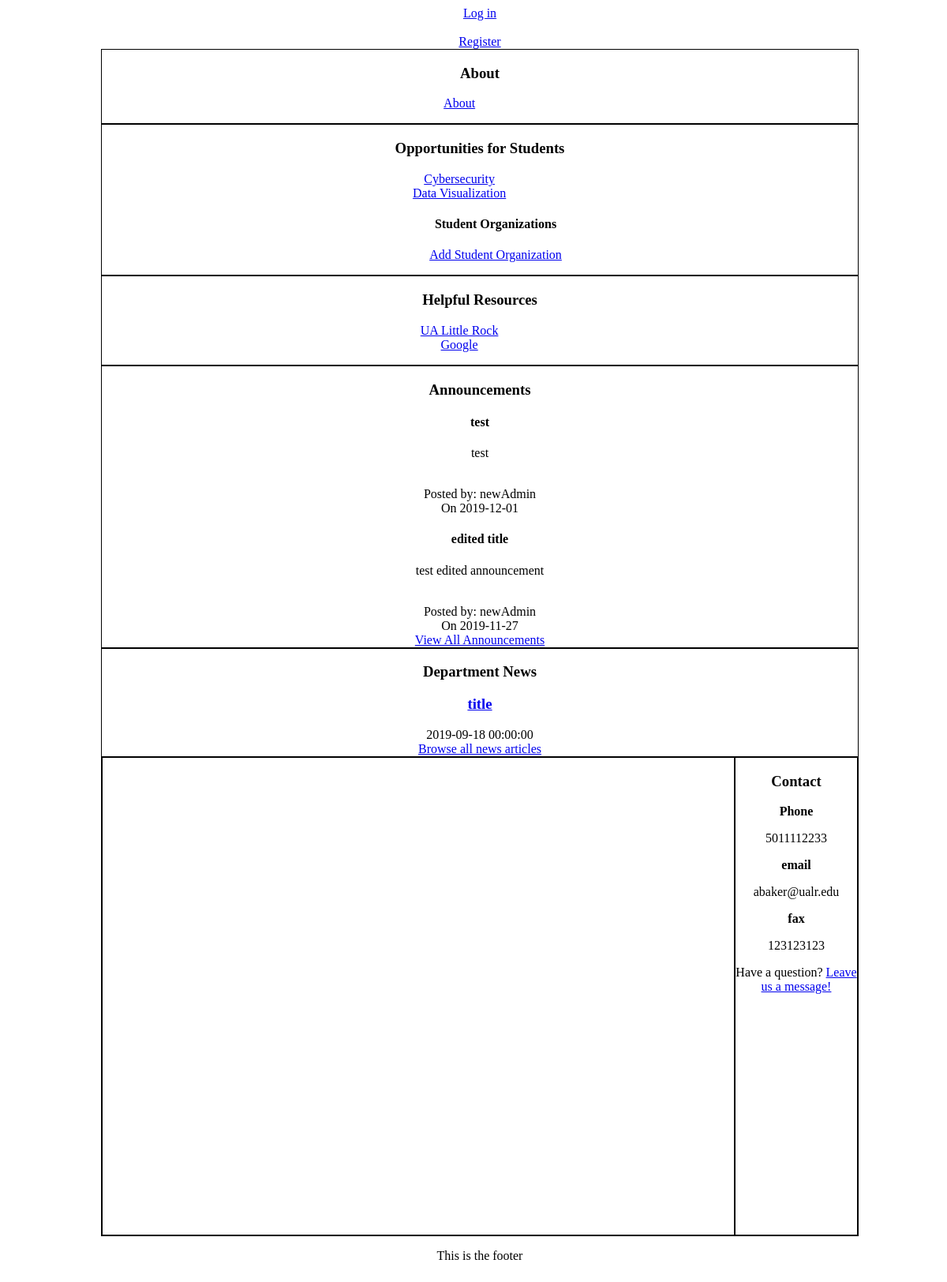
The page / on the database its author committed.
### tables this page shows
CREATE TABLE IF NOT EXISTS `about_info` (
  `id` int(11) NOT NULL AUTO_INCREMENT,
  `title` varchar(255) NOT NULL,
  `content` text NOT NULL,
  PRIMARY KEY (`id`)
);

CREATE TABLE IF NOT EXISTS `opportunities` (
  `opp_id` int(11) NOT NULL AUTO_INCREMENT,
  `opp_title` varchar(255) NOT NULL,
  `opp_description` text NOT NULL,
  PRIMARY KEY (`opp_id`)
);

CREATE TABLE IF NOT EXISTS `resources` (
  `resource_id` int(11) NOT NULL AUTO_INCREMENT,
  `resource_name` varchar(255) NOT NULL,
  `resource_link` varchar(255) NOT NULL,
  PRIMARY KEY (`resource_id`)
);

CREATE TABLE IF NOT EXISTS `announcements` (
  `announcement_id` int(11) NOT NULL AUTO_INCREMENT,
  `content` text NOT NULL,
  `created` date NOT NULL,
  `posted_by` varchar(255) NOT NULL,
  `announcement_title` varchar(255) NOT NULL,
  PRIMARY KEY (`announcement_id`)
);

CREATE TABLE IF NOT EXISTS `articles` (
  `poster` varchar(100) NOT NULL,
  `created` datetime NOT NULL,
  `title` varchar(255) NOT NULL,
  `content` mediumtext NOT NULL,
  `post_id` int(11) NOT NULL AUTO_INCREMENT,
  PRIMARY KEY (`post_id`)
);

CREATE TABLE IF NOT EXISTS `contact_info` (
  `contact_id` int(11) NOT NULL AUTO_INCREMENT,
  `contact_title` varchar(255) NOT NULL,
  `contact_content` varchar(255) NOT NULL,
  PRIMARY KEY (`contact_id`)
);

### index.php (the view, shortened to what this page needs)
<?php
include('header.php');
include('db_connect.php');
?>
<link rel='stylesheet' href='css/index.css'>
<?php
if (isset($_SESSION["loggedin"])) {
    echo "<a href='logout.php'>Log Out</a>";
} else {
    echo "<a href='login.php'>Log in</a><br><a href='register.php'>Register</a>";
}
echo "<div class='column'>";
echo "<div class='about_widget widget'>";
echo "<h3>About</h3>";
$sql = "SELECT * FROM about_info";
$result = $conn->query($sql);
echo "<ul>";
while($row = $result->fetch_assoc()){
    echo "<li><a href='about.php?title=" . $row["title"] . "'>" . $row["title"] . "</a></li>";
}
echo "</ul>";
echo "</div>";
echo "<div class='opportunity_widget widget'>";
echo "<h3>Opportunities for Students</h3><ul>";
$sql = "SELECT * FROM opportunities";
$result = $conn->query($sql);
while ($row = $result->fetch_assoc()) {
    echo "<li><a href='opportunity_page.php?id=" . $row["opp_id"] . "'>" . $row["opp_title"] . "</a></li>";
}
echo "<h4>Student Organizations</h4>";
echo "<a href='add_org.php'>Add Student Organization</a>";
echo "</div>";
echo "<div class='resources_widget widget'>";
echo "<h3>Helpful Resources</h3>";
echo "<ul>";
$sql = "SELECT * FROM resources";
$result = $conn->query($sql);
while($row = $result->fetch_assoc()){
    echo "<li><a href='" . $row["resource_link"] . "' class='resource-link'>" . $row["resource_name"] . "</a></li>";
}
echo "</ul>";
echo "</div>";
echo "</div>";
echo "<div class='column'>";
echo "<div class='announcement_widget widget'>";
echo "<h3>Announcements</h3>";
$sql = "SELECT * FROM announcements ORDER BY created DESC LIMIT 3";
$result = $conn->query($sql);
while ($row = $result->fetch_assoc()) {
    echo "<div class='announcement_item'><h4>" . $row["announcement_title"] . "</h4>" . $row["content"] . "<br>Posted by: " . $row["posted_by"] . "<br>On " . $row["created"] . "</div>";
}
echo "<a href='announcements.php'>View All Announcements</a>";
echo "</div>";
echo "<div class='news_widget widget'>";
echo "<h3>Department News</h3>";
$sql = "SELECT * FROM articles WHERE post_id != 13 ORDER BY created DESC LIMIT 5";
$result = $conn->query($sql);
while ($row = $result->fetch_assoc()) {
    echo "<div class='news_article'><h3><a href='article.php?id=" . $row["post_id"] . "'>" . $row["title"] . "</a></h3>" . $row["created"];
}
echo "<br><a href='news.php'>Browse all news articles</a>";
echo "</div>";
echo "<div class='calendar_contact_group'>";
echo "<div class='calendar_widget widget'>";
?>
<iframe src="https://calendar.google.com/calendar/embed?height=600&amp;wkst=1&amp;bgcolor=%23ffffff&amp;ctz=America%2FChicago&amp;src=c2FtdHVycmV0MzFAZ21haWwuY29t&amp;src=YWRkcmVzc2Jvb2sjY29udGFjdHNAZ3JvdXAudi5jYWxlbmRhci5nb29nbGUuY29t&amp;src=ZW4udXNhI2hvbGlkYXlAZ3JvdXAudi5jYWxlbmRhci5nb29nbGUuY29t&amp;color=%233366CC&amp;color=%23329262&amp;color=%231F753C&amp;showPrint=0&amp;showTabs=0" style="border-width:0" width="800" height="600" frameborder="0" scrolling="no"></iframe>
<?php
echo "</div>";
echo "<div class='contact_widget widget'>";
echo "<h3>Contact</h3>";
$sql = "SELECT * FROM contact_info";
$result = $conn->query($sql);
while ($row = $result->fetch_assoc()) {
    echo "<b>" . $row["contact_title"] . "</b><p>" . $row["contact_content"] . "</p>";
}
echo "Have a question? <a href='question.php'>Leave us a message!</a>";
echo "</div></div>";
echo "</div>";
include('footer.php');
?>

### css/style.css (style rules this page uses)
html { width:80%; margin:auto; }
body { width:100%; background-color: #fff }
.news_article { border-bottom: 1px solid black; }

### css/index.css (style rules this page uses)
.main_container ul { list-style:none; justify-content:center; }
.widget { border: 1px solid black; }
.main_container ul li { margin-right: 10%; }
.calendar_contact_group { display:flex; flex-direction:row; justify-content:space-evenly; }
.calendar_contact_group .widget { flex-grow: 1; }

### rows shown on the page
about_info: title "About"
opportunities: opp_title "Cybersecurity"
opportunities: opp_title "Data Visualization"
resources: resource_name "UA Little Rock"
resources: resource_name "Google"
announcements: announcement_title "test", content "test", posted_by "newAdmin", created "2019-12-01"
announcements: announcement_title "edited title", content "test edited announcement", posted_by "newAdmin", created "2019-11-27"
articles: title "title", created "2019-09-18 00:00:00"
contact_info: contact_title "Phone", contact_content "5011112233"
contact_info: contact_title "email", contact_content "abaker@ualr.edu"
contact_info: contact_title "fax", contact_content "123123123"
